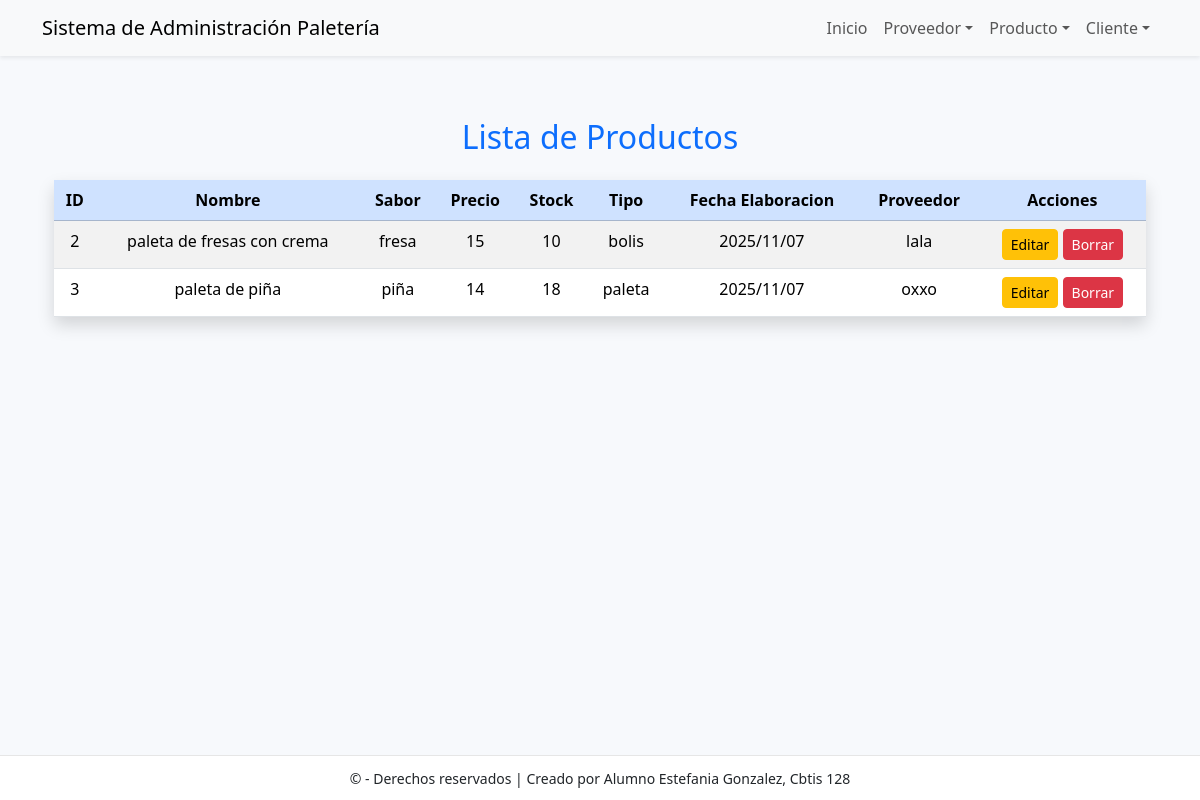
Screenshot of /producto/ver/ with the database file from the repository.
### app_Paleteria/models.py (models this page shows, shortened)
class Producto(models.Model):
    id_producto = models.AutoField(primary_key=True)
    nombre = models.CharField(max_length=100, unique=True)
    sabor = models.CharField(max_length=100, unique=True)
    precio = models.CharField(max_length=100)
    stock = models.CharField(max_length=100)
    tipo = models.CharField(max_length=100)
    fecha_elaboracion = models.CharField(max_length=100)
    id_proveedor = models.ForeignKey(
        Proveedor, on_delete=models.CASCADE, db_column='id_proveedor', related_name='productos'
    )

class Proveedor(models.Model):
    id_proveedor = models.AutoField(primary_key=True)
    nombre_empresa = models.CharField(max_length=100, unique=True)
    contacto = models.CharField(max_length=100, blank=True)   # no hace falta unique en contacto
    telefono = models.CharField(max_length=50, blank=True)
    email = models.EmailField(max_length=100, blank=True)
    direccion = models.CharField(max_length=200, blank=True)
    fecha_registro = models.DateField(auto_now_add=True)      # auto ahora
    ciudad = models.CharField(max_length=100, blank=True)

### app_Paleteria/views.py (the view)
# urls.py: path('producto/ver/', views.ver_producto, name='ver_producto'),
def ver_producto(request):
    productos = Producto.objects.all()
    return render(request, 'producto/ver_producto.html', {'productos': productos})

### app_Paleteria/templates/producto/ver_producto.html
{% extends 'base.html' %}
{% block content %}
<div class="container mt-5">
    <h2 class="text-center text-primary mb-4">Lista de Productos</h2>
    <table class="table table-striped table-hover shadow">
        <thead class="table-primary text-center">
            <tr>
                <th>ID</th>
                <th>Nombre</th>
                <th>Sabor</th>
                <th>Precio</th>
                <th>Stock</th>
                <th>Tipo</th>
                <th>Fecha Elaboracion</th>
                <th>Proveedor</th>
                <th>Acciones</th>
            </tr>
        </thead>
        <tbody class="text-center">
            {% for p in productos %}
            <tr>
                <td>{{ p.id_producto }}</td>
                <td>{{ p.nombre }}</td>
                <td>{{ p.sabor }}</td>
                <td>{{ p.precio }}</td>
                <td>{{ p.stock }}</td>
                <td>{{ p.tipo }}</td>
                <td>{{ p.fecha_elaboracion }}</td>
                <td>{{ p.id_proveedor.nombre_empresa }}</td>
                <td>
                    <a href="{% url 'actualizar_producto' p.id_producto %}" class="btn btn-warning btn-sm">Editar</a>
                    <a href="{% url 'borrar_producto' p.id_producto %}" class="btn btn-danger btn-sm">Borrar</a>
                </td>
            </tr>
            {% empty %}
            <tr>
                <td colspan="8" class="text-center text-muted">No hay productos registrados.</td>
            </tr>
            {% endfor %}
        </tbody>
    </table>
</div>
{% endblock %}

### app_Paleteria/templates/base.html (shortened to what this page needs)
<!doctype html>
<html lang="es">
  <head>
    <link href="https://cdn.jsdelivr.net/npm/bootstrap@5.3.2/dist/css/bootstrap.min.css" rel="stylesheet">
  </head>
  <body>
    {% include 'navbar.html' %}
    <div class="container mt-4">
      {% block content %}
      {% endblock %}
    </div>
    {% include 'footer.html' %}
  </body>
</html>

### app_Paleteria/templates/navbar.html (shortened to what this page needs)
<nav class="navbar navbar-expand-lg navbar-light bg-light fixed-top shadow-sm">
    <div class="container">
      <a class="navbar-brand" href="{% url 'inicio_paleteria' %}">Sistema de Administración Paletería</a>
      <div class="collapse navbar-collapse" id="mainNav">
        <ul class="navbar-nav ms-auto">
          <li class="nav-item"><a class="nav-link" href="{% url 'inicio_paleteria' %}">Inicio</a></li>
          <li class="nav-item dropdown">
            <a class="nav-link dropdown-toggle" href="#" role="button" data-bs-toggle="dropdown">Proveedor</a>
          </li>
          <li class="nav-item dropdown">
            <a class="nav-link dropdown-toggle" href="#" data-bs-toggle="dropdown">Producto</a>
          </li>
          <li class="nav-item dropdown">
            <a class="nav-link dropdown-toggle" href="#" data-bs-toggle="dropdown">Cliente</a>
          </li>
        </ul>
      </div>
    </div>
  </nav>

### app_Paleteria/templates/footer.html
<footer class="text-center">
    <div class="container">
      <small>© {{ now|date:"Y" }} - Derechos reservados | Creado por Alumno Estefania Gonzalez, Cbtis 128</small>
    </div>
  </footer>

### app_Paleteria/templates/base.html (style rules this page uses)
body { padding-top: 70px; padding-bottom: 70px; background:#f7f9fc; }
footer { position: fixed; bottom: 0; width: 100%; background: #ffffff; border-top: 1px solid #e6e6e6; padding: 10px 0; }

### rows the page displays
Producto: id_producto "2", nombre "paleta de fresas con crema", sabor "fresa", precio "15", stock "10", tipo "bolis", fecha_elaboracion "2025/11/07", id_proveedor.nombre_empresa "lala"
Producto: id_producto "3", nombre "paleta de piña", sabor "piña", precio "14", stock "18", tipo "paleta", fecha_elaboracion "2025/11/07", id_proveedor.nombre_empresa "oxxo"
